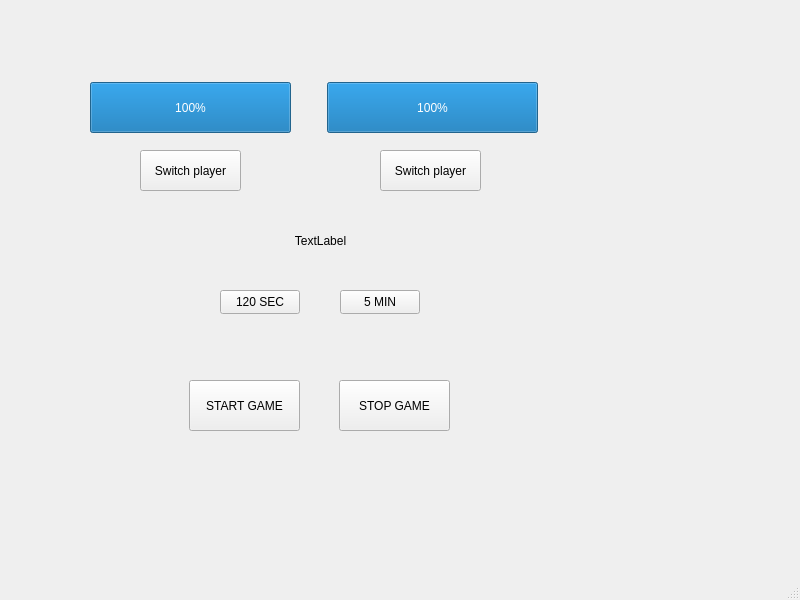
<?xml version="1.0" encoding="UTF-8"?>
<ui version="4.0">
 <class>MainWindow</class>
 <widget class="QMainWindow" name="MainWindow">
  <property name="geometry">
   <rect>
    <x>0</x>
    <y>0</y>
    <width>800</width>
    <height>600</height>
   </rect>
  </property>
  <property name="windowTitle">
   <string>MainWindow</string>
  </property>
  <widget class="QWidget" name="centralwidget">
   <widget class="QPushButton" name="timeOne">
    <property name="geometry">
     <rect>
      <x>220</x>
      <y>290</y>
      <width>80</width>
      <height>24</height>
     </rect>
    </property>
    <property name="text">
     <string>120 SEC</string>
    </property>
   </widget>
   <widget class="QPushButton" name="timeTwo">
    <property name="geometry">
     <rect>
      <x>340</x>
      <y>290</y>
      <width>80</width>
      <height>24</height>
     </rect>
    </property>
    <property name="text">
     <string>5 MIN</string>
    </property>
   </widget>
   <widget class="QPushButton" name="startBtn">
    <property name="geometry">
     <rect>
      <x>189</x>
      <y>380</y>
      <width>111</width>
      <height>51</height>
     </rect>
    </property>
    <property name="text">
     <string>START GAME</string>
    </property>
   </widget>
   <widget class="QPushButton" name="stopBtn">
    <property name="geometry">
     <rect>
      <x>339</x>
      <y>380</y>
      <width>111</width>
      <height>51</height>
     </rect>
    </property>
    <property name="text">
     <string>STOP GAME</string>
    </property>
   </widget>
   <widget class="QPushButton" name="switchBtn1">
    <property name="geometry">
     <rect>
      <x>140</x>
      <y>150</y>
      <width>101</width>
      <height>41</height>
     </rect>
    </property>
    <property name="text">
     <string>Switch player</string>
    </property>
   </widget>
   <widget class="QPushButton" name="switchBtn2">
    <property name="geometry">
     <rect>
      <x>380</x>
      <y>150</y>
      <width>101</width>
      <height>41</height>
     </rect>
    </property>
    <property name="text">
     <string>Switch player</string>
    </property>
   </widget>
   <widget class="QLabel" name="statusLabel">
    <property name="geometry">
     <rect>
      <x>0</x>
      <y>210</y>
      <width>641</width>
      <height>61</height>
     </rect>
    </property>
    <property name="text">
     <string>TextLabel</string>
    </property>
    <property name="alignment">
     <set>Qt::AlignmentFlag::AlignCenter</set>
    </property>
   </widget>
   <widget class="QProgressBar" name="progressBar1">
    <property name="geometry">
     <rect>
      <x>90</x>
      <y>82</y>
      <width>201</width>
      <height>51</height>
     </rect>
    </property>
    <property name="value">
     <number>100</number>
    </property>
   </widget>
   <widget class="QProgressBar" name="progressBar2">
    <property name="geometry">
     <rect>
      <x>327</x>
      <y>82</y>
      <width>211</width>
      <height>51</height>
     </rect>
    </property>
    <property name="value">
     <number>100</number>
    </property>
   </widget>
  </widget>
  <widget class="QMenuBar" name="menubar">
   <property name="geometry">
    <rect>
     <x>0</x>
     <y>0</y>
     <width>800</width>
     <height>21</height>
    </rect>
   </property>
  </widget>
  <widget class="QStatusBar" name="statusbar"/>
 </widget>
 <resources/>
 <connections/>
</ui>
